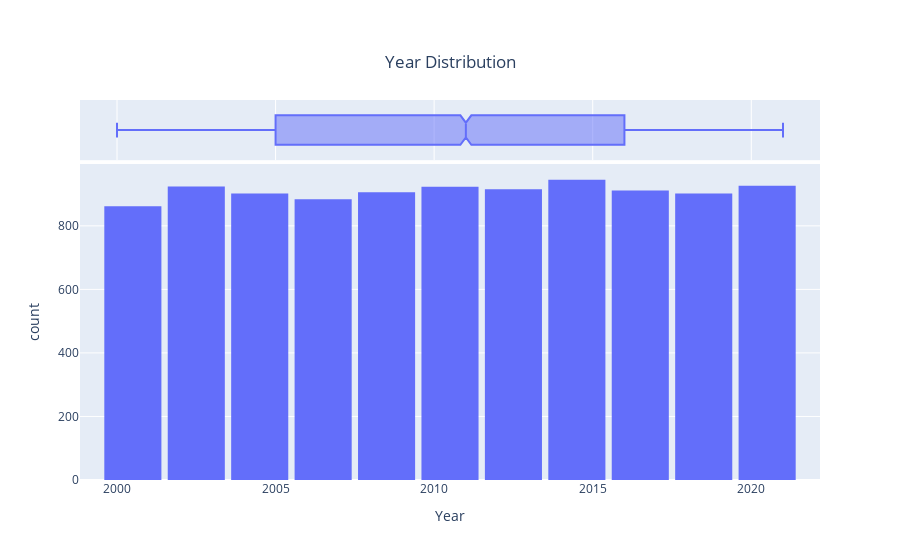

The notebook cell saved with this chart:
### Code cell
fig = px.histogram(
    car_df,
    x='Year',
    marginal='box',
    nbins=21,
    title="Year Distribution"
)
fig.update_layout(bargap=0.1, title={"y":0.9, "x":0.5})

### Figure 1 — Plotly figure (JSON) as saved in the notebook; plotly's stock layout.template omitted (floating-point values rounded to 4 significant figures; data arrays with more than 128 entries replaced by an {"elided": "..."} marker saying what was removed)
{"data": [{"bingroup": "x", "hovertemplate": "Year=%{x}<br>count=%{y}<extra></extra>", "legendgroup": "", "marker": {"color": "#636efa", "pattern": {"shape": ""}}, "name": "", "nbinsx": 21, "orientation": "v", "showlegend": false, "type": "histogram", "x": {"elided": "10000 int values"}, "xaxis": "x", "yaxis": "y"}, {"hovertemplate": "Year=%{x}<extra></extra>", "legendgroup": "", "marker": {"color": "#636efa"}, "name": "", "notched": true, "showlegend": false, "type": "box", "x": {"elided": "10000 int values"}, "xaxis": "x2", "yaxis": "y2"}], "layout": {"bargap": 0.1, "barmode": "relative", "legend": {"tracegroupgap": 0}, "title": {"text": "Year Distribution", "x": 0.5, "y": 0.9}, "xaxis": {"anchor": "y", "domain": [0, 1], "title": {"text": "Year"}}, "xaxis2": {"anchor": "y2", "domain": [0, 1], "matches": "x", "showgrid": true, "showticklabels": false}, "yaxis": {"anchor": "x", "domain": [0, 0.8316], "title": {"text": "count"}}, "yaxis2": {"anchor": "x2", "domain": [0.8416, 1], "matches": "y2", "showgrid": false, "showline": false, "showticklabels": false, "ticks": ""}}}
